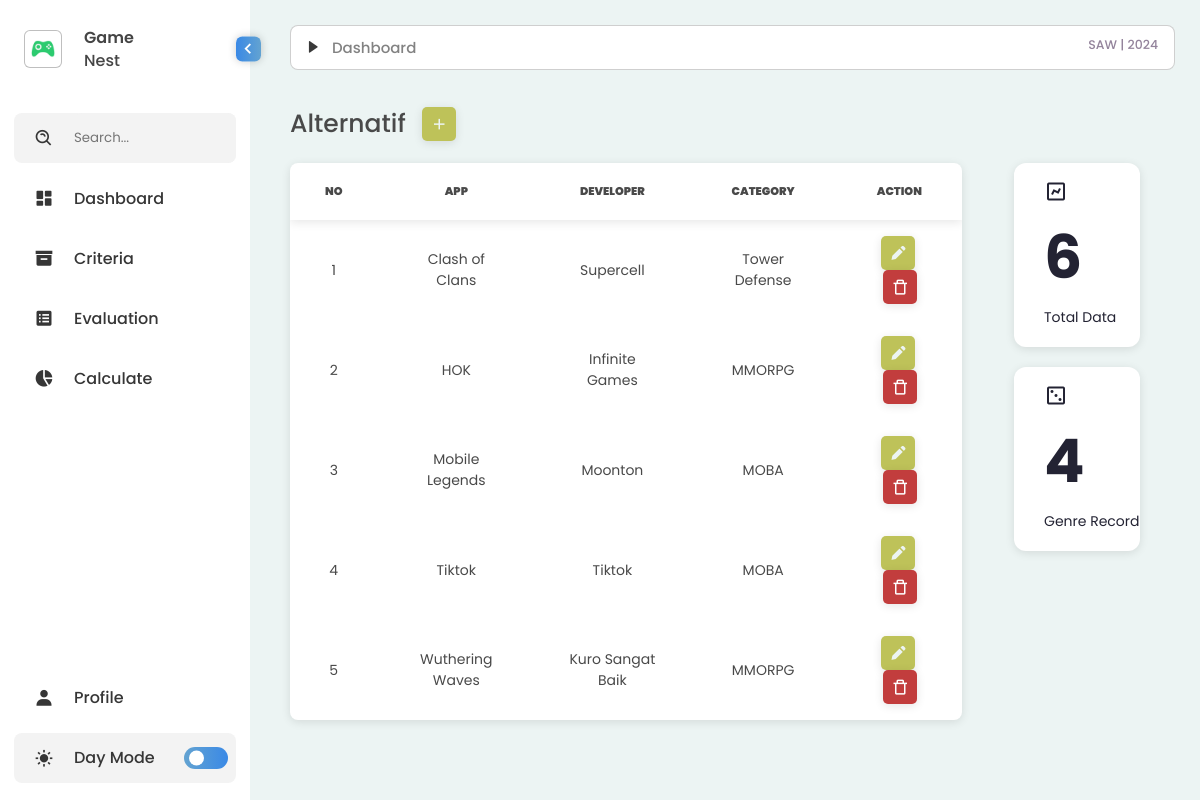
The page / on the database its author committed.
### tables this page shows
CREATE TABLE `saw_aplikasi` (
  `nama` varchar(100) NOT NULL,
  `pengembang` varchar(100) NOT NULL,
  `kategori` varchar(100) NOT NULL
);

### index.php (the view, shortened to what this page needs)
<?php
    include 'koneksi.php';
?>
<!DOCTYPE html>
<html lang="en">
<head>
    <link rel="stylesheet" href="styles/styles.css">
    <link rel="stylesheet" href="styles/styles-home.css">
    <link href='https://unpkg.com/boxicons@2.1.4/css/boxicons.min.css' rel='stylesheet'>
    <link href='https://unpkg.com/css.gg@2.0.0/icons/css/play-list-search.css' rel='stylesheet'>
</head>
<body>
    <nav class="sidebar close">
        <header>
            <div class="image-text">
                <span class="image">
                    <img src="logo.png" alt="logo">
                </span>
                <div class="text header-text">
                    <span class="name">Game</span>
                    <span class="profession">Nest</span>
                </div>
            </div>
            <i class='bx bx-chevron-right toggle'></i>
        </header>
        <div class="menu-bar">
            <div class="menu">
                <li class="search-box">
                    <i class='bx bx-search-alt icon'></i>
                    <input id="input1" type="search" placeholder="Search...">
                </li <ul class="menu-links">
                <li class="nav-link">
                    <a href="index.php">
                        <i class='bx bxs-dashboard icon'></i>
                        <span class="text nav-text">Dashboard</span>
                    </a>
                </li>
                <li class="nav-link">
                    <a href="criteria.php">
                        <i class='bx bxs-box icon'></i>
                        <span class="text nav-text">Criteria</span>
                    </a>
                </li>
                <li class="nav-link">
                    <a href="evaluation.php">
                        <i class='bx bxs-spreadsheet icon'></i>
                        <span class="text nav-text">Evaluation</span>
                    </a>
                </li>
                <li class="nav-link">
                    <a href="calculate.php">
                        <i class='bx bxs-pie-chart-alt-2 icon'></i>
                        <span class="text nav-text">Calculate</span>
                    </a>
                </li>
            </div>
            <div class="bottom-content">
                <li class="">
                    <a href="login.php">
                        <i class='bx bxs-user icon'></i>
                        <span class="text nav-text">Profile</span>
                    </a>
                </li>
                <li class="mode">
                    <div class="moon-sun">
                        <i class='bx bxs-sun icon moon'></i>
                    </div>
                    <span class="mode-text text">Day Mode</span>
                    <div class="toggle-switch">
                        <span class="switch"></span>
                    </div>
                </li>
            </div>
        </div>
    </nav>
    <section class="home">
        <div class="bar">
            <div class="inbar">
                <i class='bx bxs-right-arrow icon-home'></i>
                <span class='sub'>Dashboard</span>
                <span class="sub2">SAW | 2024</span>
            </div>
        </div>
        <div class="main-section">
            <div class="alternatif">
                <span class="header-alter">Alternatif</span>
                <i class='bx bx-plus add'></i>
            </div>
        </div>
        <div class="container">
            <div class="left">
                <div class="data-table1">
                    <table>
                        <thead>
                            <tr>
                                <th class="no">No</th>
                                <th class="app">App</th>
                                <th class="dev">Developer</th>
                                <th>Category</th>
                                <th>Action</th>
                            </tr>
                        </thead>
                        <tbody>
                        <?php
                            $b = 0;
                            $sql = "SELECT*FROM saw_aplikasi ORDER BY nama ASC";
                            $hasil = $conn->query($sql);
                            $rows = $hasil->num_rows;
                            if ($rows > 0) {
                                while ($row = $hasil->fetch_row()) {
                            ?>
                            <tr>
                                <td><?php echo $b = $b + 1; ?></td>
                                <td><?= $row[0] ?></td>
                                <td><?= $row[1] ?></td>
                                <td><?= $row[2] ?></td>
                                <td>
                                    <a href="edit.php?nama=<?= $row[0] ?>">
                                        <i class='bx bxs-pencil pencil'></i>
                                    </a>
                                    <a href="delete.php?nama=<?= $row[0] ?>">
                                        <i class='bx bx-trash-alt trash'></i>
                                    </a>
                                </td>
                            </tr>
                            <?php }
                            } else {
                                echo "<tr>
                                    <td>Data Tidak Ada</td>
                                <tr>";
                        } ?>
                        </tbody>
                    </table>
                </div>
            </div>
            <div class="content right">
                <div class="widget">
                    <div class="subwidget">
                        <i class='bx bx-chart chart'></i>
                    </div>
                    <h1 class="header-data">6</h1>
                    <p class="foot-data">Total Data</p>
                </div>
                <div class="widget2">
                    <div class="subwidget2">
                        <i class='bx bx-dice-3 chart2'></i>
                    </div>
                    <h1 class="header-data2">4</h1>
                    <p class="foot-data2">Genre Record</p>
                </div>
            </div>
        </div>
    </section>
</body>
</html>

### styles/styles.css (style rules this page uses)
* { font-family: 'Poppins', sans-serif; margin: 0; padding: 0; box-sizing: border-box; }

### styles/styles-home.css (style rules this page uses)
* { font-family: 'Poppins'; margin: 0; padding: 0; box-sizing: border-box; }
.home { display: flex; height: 100vh; position: relative; left: 250px; width: calc(100% - 250px); background: var(--background-color); transition: var(--tran-04); flex-direction: column; }
.home .main-section { width: 75%; font-size: 25px; font-weight: 500; color: var(--text-color2); padding-left: 40px; margin-bottom: 20px; }
.home .bar { display: flex; width: 100%; font-size: 15px; font-weight: 500; color: var(--text-header-color); padding: 25px; padding-left: 40px; padding-right: 25px; margin-bottom: 10px; }
.inbar { width: 100%; background-color: var(--sidebar-color); border-radius: 8px; padding: 10px; padding-right: 2px; padding-left: 15px; border: 0.5px solid #00000030; text-decoration: none; }
.left { width: 80%; }
.right { display: flex; flex-direction: column; width: 20%; height: 2000px; font-size: 20px; font-weight: 300; color: var(--tetap); padding-left: 0px; margin-right: 20px; margin-left: 40px; }
.icon-home { min-width: 2px; font-size: 14px; text-decoration: none; }
.sub { color:var(--text-grey); padding-left: 8px; text-decoration: none; }
.sub2 { float: right; padding-right: 14px; font-size: 12.5px; color: var(--text-grey2); }
.header-alter { padding-right: 10px; }
.add { font-size: 18px; padding: 8px; border-radius: 5px; color: var(--background-color); background-color: var(--add); box-shadow:0 2px 10px #0000001b; cursor: pointer; }
.trash { font-size: 18px; padding: 8px; border-radius: 5px; color: var(--tetap-putih); background-color: rgb(194, 61, 61); box-shadow:0 2px 10px #0000001b; cursor: pointer; text-decoration: none; margin-left: 2px; }
a { color: inherit; text-decoration: none; }
.pencil { font-size: 18px; padding: 8px; border-radius: 5px; color: var(--background-color); background-color: var(--add); box-shadow:0 2px 10px #0000001b; cursor: pointer; text-decoration: none; margin-right: 2px; }
.widget { border-radius: 12px; line-height: 60px; margin-left: 12px; margin-right: 40px; padding-left: 30px; padding-top: 4px; display: flex; flex-direction: column; background-color: var(--tetap-putih); box-shadow:0 2px 10px #0000001b; }
.subwidget { font-size: 14px; }
.header-data { font-size: 60px; }
.foot-data { font-size: 14px; font-weight: 400; }
.widget2 { border-radius: 12px; line-height: 60px; margin-top: 20px; margin-left: 12px; margin-right: 40px; padding-left: 30px; padding-top: 4px; display: flex; flex-direction: column; background-color: var(--tetap-putih); box-shadow:0 2px 10px #0000001b; }
.chart { font-size: 24px; }
.subwidget2 { font-size: 14px; }
.header-data2 { font-size: 60px; }
.foot-data2 { font-size: 14px; font-weight: 400; }
.chart2 { font-size: 24px; }

### rows shown on the page
saw_aplikasi: nama "Clash of Clans", pengembang "Supercell", kategori "Tower Defense"
saw_aplikasi: b "2", nama "HOK", pengembang "Infinite Games", kategori "MMORPG"
saw_aplikasi: b "3", nama "Mobile Legends", pengembang "Moonton", kategori "MOBA"
saw_aplikasi: b "4", nama "Tiktok", pengembang "Tiktok", kategori "MOBA"
saw_aplikasi: b "5", nama "Wuthering Waves", pengembang "Kuro Sangat Baik", kategori "MMORPG"
